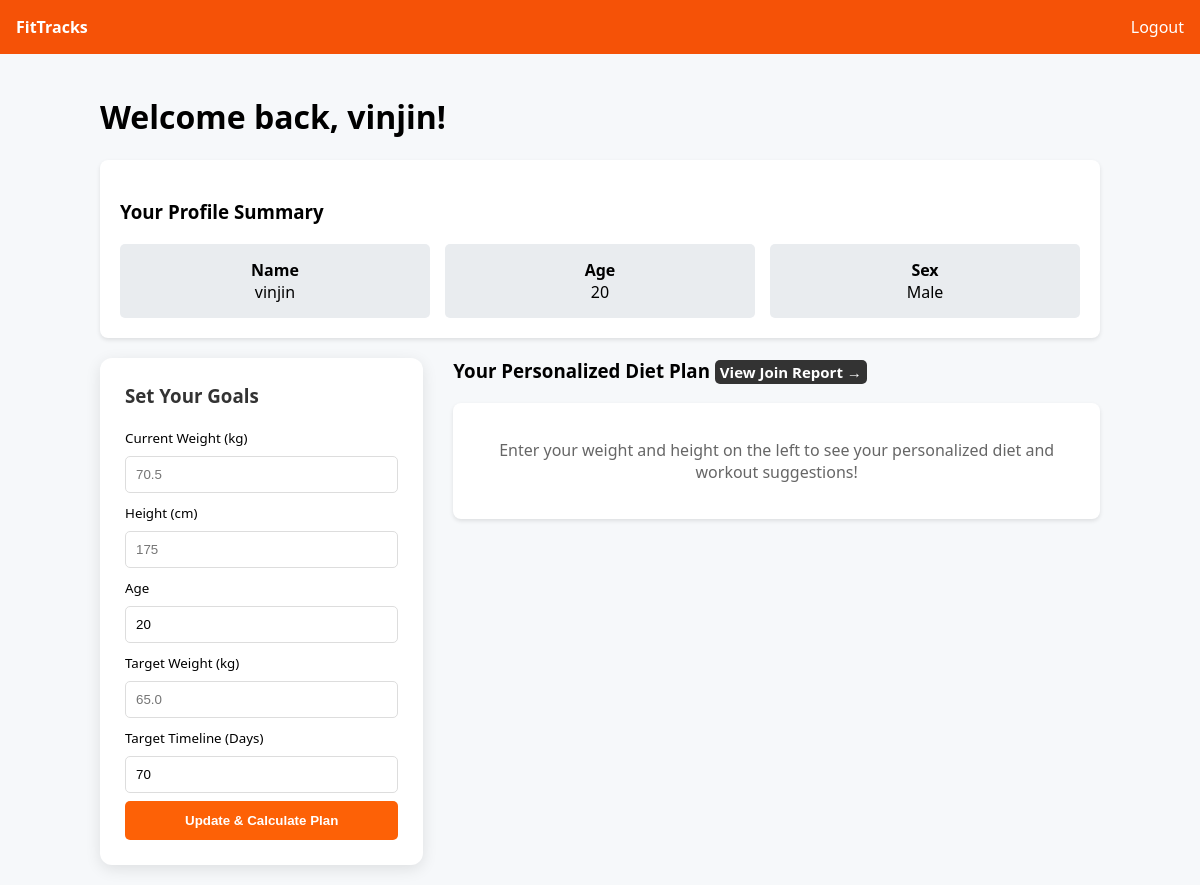
/dashboard/2, run on the app's committed database.
### models.py (models this page shows, shortened)
class User(db.Model):
    __tablename__ = 'users'
    id = db.Column(db.Integer, primary_key=True)
    email = db.Column(db.String(120), unique=True, nullable=False)
    password = db.Column(db.String(128), nullable=False)
    fullname = db.Column(db.String(120), nullable=False)
    age = db.Column(db.Integer, nullable=False)
    gender = db.Column(db.String(10), nullable=False)
    height = db.Column(db.Float, nullable=True)
    weight = db.Column(db.Float, nullable=True)
    target_weight = db.Column(db.Float, nullable=True)
    target_days = db.Column(db.Integer, nullable=True)
    bmi = db.Column(db.Float)
    category = db.Column(db.String(50))
    completed_days = db.Column(db.String(500), default="")
    logs = db.relationship('DailyLog', backref='owner', lazy=True, cascade="all, delete-orphan")

### app.py (the view)
@app.route('/dashboard/<int:user_id>')
def dashboard(user_id):
    user = User.query.get_or_404(user_id)
    return render_template('dashboard.html', user=user)

### templates/dashboard.html (shortened to what this page needs)
<!DOCTYPE html>
<html lang="en">
<head>
</head>
<body>
<div class="navbar">
    <strong>FitTracks</strong>
    <a href="/login" style="color: white; text-decoration: none;">Logout</a>
</div>
<div class="container">
    <h1>Welcome back, {{ user.fullname }}!</h1>
    <div class="card">
        <h3>Your Profile Summary</h3>
        <div class="stats-grid">
            <div class="stat-box">
                <strong>Name</strong><br>{{ user.fullname }}
            </div>
            <div class="stat-box">
                <strong>Age</strong><br>{{ user.age }}
            </div>
            <div class="stat-box">
                <strong>Sex</strong><br>{{ user.gender }}
            </div>
        </div>
    </div>
    <div style="display: grid; grid-template-columns: 1fr 2fr; gap: 30px; margin-top: 20px;">
        <div style="background: white; padding: 25px; border-radius: 12px; box-shadow: 0 4px 15px rgba(0,0,0,0.1); height: fit-content;">
            <h3 style="margin-top: 0; color: #333;">Set Your Goals</h3>
            <form action="/update_user/{{ user.id }}" method="post">
                <label><small>Current Weight (kg)</small></label>
                <input type="number" step="0.1" name="weight" value="{{ user.weight or '' }}" placeholder="70.5" required>
                <label><small>Height (cm)</small></label>
                <input type="number" step="0.1" name="height" value="{{ user.height or '' }}" placeholder="175" required>
                <label><small>Age</small></label>
                <input type="number" name="age" value="{{ user.age }}" required>
                <label><small>Target Weight (kg)</small></label>
                <input type="number" step="0.1" name="target_weight" value="{{ user.target_weight or '' }}" placeholder="65.0" required>
                <label><small>Target Timeline (Days)</small></label>
                <input type="number" name="target_days" value="{{ user.target_days or '' }}" placeholder="90" required>
                <button type="submit">Update & Calculate Plan</button>
            </form>
        </div>
        <div>
            <h3 style="margin-top: 0;">Your Personalized Diet Plan <a href="/report/{{user.id}}"style="background: #333; color: white;  padding: 2px 5px; text-decoration: none; border-radius: 5px; font-weight: bold; font-size: 15px; align-items: end">View
                Join Report →</a></h3>
            {% if user.weight and user.height %}
                    <div style="margin-top: 20px; border-top: 1px solid #eee; padding-top: 10px;">
                        <a href="{{ url_for('reset_diet', user_id=user.id) }}"
                        onclick="return confirm('Clear everything? This action cannot be undone.')"
                        style="color: #dc3545; text-decoration: none; font-size: 0.85rem; font-weight: bold;">
                        🗑️ Clear Diet Plan & Progress
                        </a>
                    </div>
                {% set diet = user.get_diet_plan() %}
                <div style="background: white; padding: 20px; border-radius: 12px; border-top: 5px solid #FF6624; box-shadow: 0 2px 10px rgba(0,0,0,0.05); position: relative;">
                    <h4 style="margin: 0 0 5px 0;">{{ user.fullname }}'s Strategy</h4>
                    <div style="margin: 10px 0; background: #fff3ed; padding: 15px; border-radius: 8px; text-align: center;">
                        <strong style="color: #FF6624; font-size: 1.2rem;">Daily Target: {{ diet.calories }} kcal</strong><br>
                        <span style="color: #555;">Goal: {{ diet.goal }}</span>
                    </div>
                    <div style="margin-bottom: 15px; padding: 10px; border-left: 3px solid #FF6624; background: #fafafa;">
                        <p style="margin: 0; font-size: 0.95rem; color: #555;">
                            <strong>Your BMI:</strong> {{ user.bmi }}
                            <span style="margin-left: 8px; font-weight: bold; color: #FF6624;">({{ user.category }})</span>
                        </p>
                    </div>
                    <div style="display: flex; justify-content: space-between; font-size: 0.9rem; text-align: center; margin-bottom: 15px; background: #fdfdfd; padding: 10px; border-radius: 8px;">
                        <div style="flex:1; border-right: 1px solid #eee;"><strong>{{ diet.protein }}g</strong><br><small>Protein</small></div>
                        <div style="flex:1; border-right: 1px solid #eee;"><strong>{{ diet.carbs }}g</strong><br><small>Carbs</small></div>
                        <div style="flex:1;"><strong>{{ diet.fats }}g</strong><br><small>Fats</small></div>
                    </div>
                    <p style="font-size: 0.85rem; color: #444; background: #f0f7ff; padding: 12px; border-radius: 5px; line-height: 1.4; border-left: 4px solid #007bff;">
                        <strong>Expert Suggestion:</strong><br>
                        {{ user.get_suggestion() }}
                    </p>
                    <div style="margin-top: 15px; padding-top: 15px; border-top: 1px dashed #eee;">
                        <form action="/add_log/{{ user.id }}" method="post" style="display: flex; flex-direction: column; gap: 8px;">
                            <label style="font-size: 0.8rem; font-weight: bold;">Quick Log Today:</label>
                            <input type="number" name="calories" placeholder="Calories Consumed Today" required style="font-size: 0.8rem;">
                            <select name="workout_type" style="font-size: 0.8rem;">
                                <option value="Push Day">Push Day (Chest/Shoulders/Tri)</option>
                                <option value="Pull Day">Pull Day (Back/Bis)</option>
                                <option value="Leg Day">Leg Day (Quads/Glutes/Ham)</option>
                                <option value="Rest">Rest Day</option>
                            </select>
                            <button type="submit" style="background: #28a745; font-size: 0.85rem; padding: 8px;">Save Daily Progress</button>
                            <button type="button" style="background: #fafafa; font-size: 0.85rem; padding: 8px;">
                                <a href="/gym_program/{{ user.id }}"
                                   style="max-width:100%; background-color:#4b4242; color: white; padding: 8px 15px; text-decoration: none; border-radius: 5px; font-weight: bold; font-size: 14px; display: inline-block;">
                                   🏋️ View My Gym Program
                                </a>
                            </button>
                        </form>
                    </div>
                </div>
            {% else %}
                <div class="card" style="text-align: center; color: #666;">
                    <p>Enter your weight and height on the left to see your personalized diet and workout suggestions!</p>
                </div>
            {% endif %}
        </div>
    </div>
</div>
</body>
</html>

### templates/dashboard.html (style rules this page uses)
body { font-family: 'Segoe UI', Tahoma, Geneva, Verdana, sans-serif; background-color: #f6f8fa; margin: 0; }
.navbar { background: #f55207; color: white; padding: 1rem; display: flex; justify-content: space-between; }
.container { padding: 20px; max-width: 1000px; margin: auto; }
.card { background: white; padding: 20px; border-radius: 8px; box-shadow: 0 2px 4px rgba(0,0,0,0.1); margin-top: 20px; }
.stats-grid { display: grid; grid-template-columns: repeat(3, 1fr); gap: 15px; margin-top: 20px; }
.stat-box { background: #e9ecef; padding: 15px; border-radius: 5px; text-align: center; }
form input, form select { width: 100%; padding: 10px; margin: 8px 0; border: 1px solid #ddd; border-radius: 5px; box-sizing: border-box; }
button { width: 100%; background: rgb(253, 97, 6); color: white; border: none; padding: 12px; border-radius: 5px; cursor: pointer; font-weight: bold; }

### data on the page
User: fullname "vinjin", age "20", gender "Male", target_days "70"
